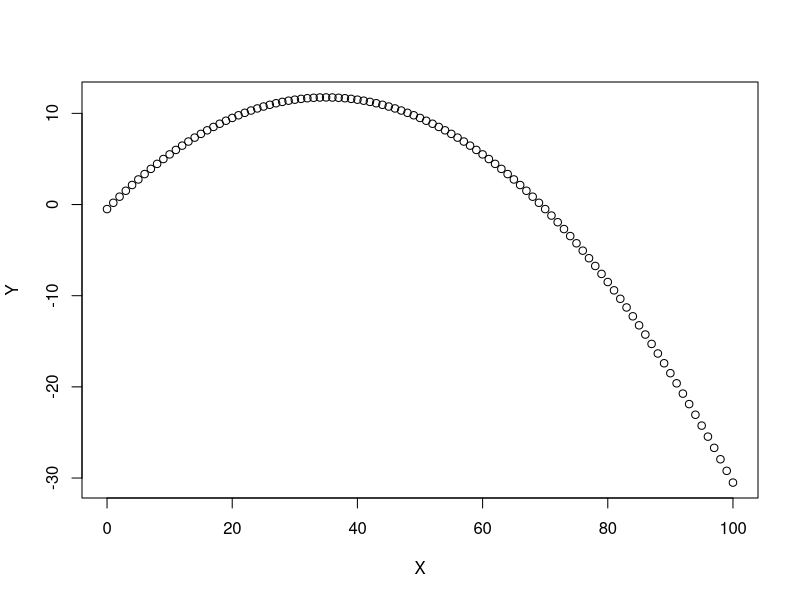
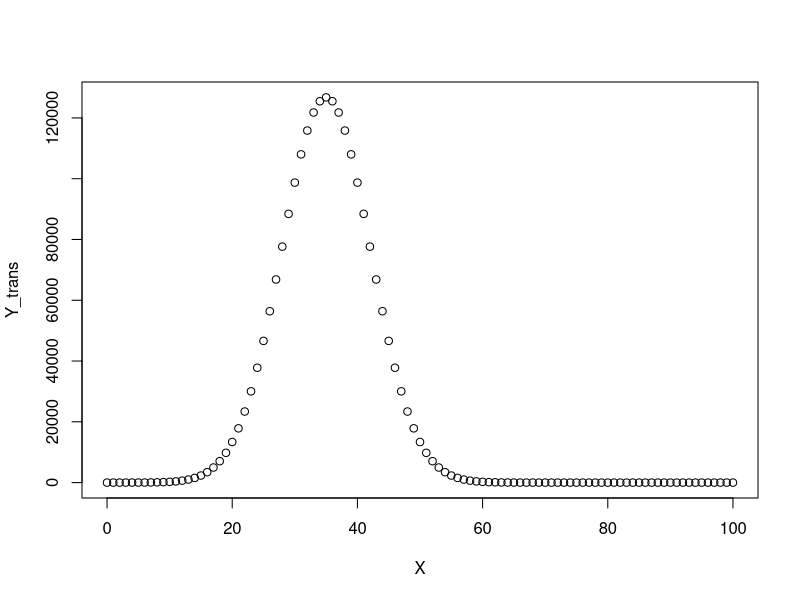
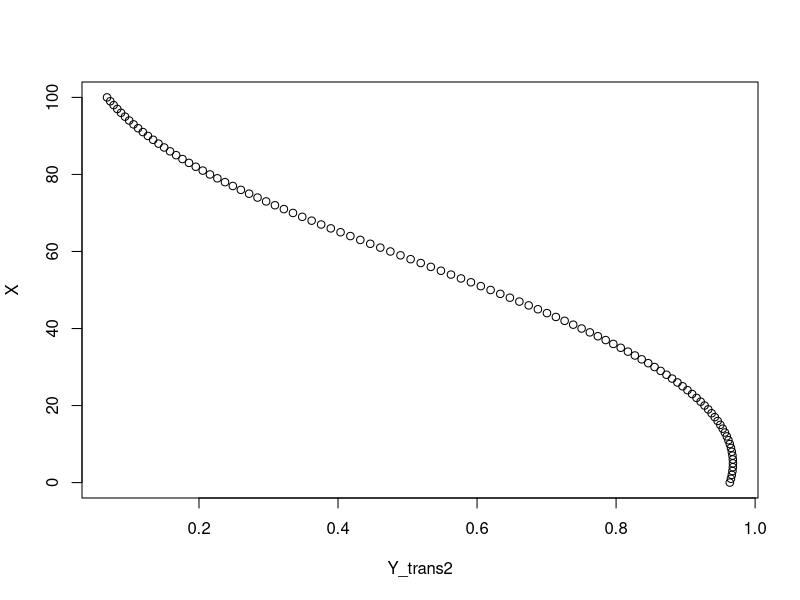
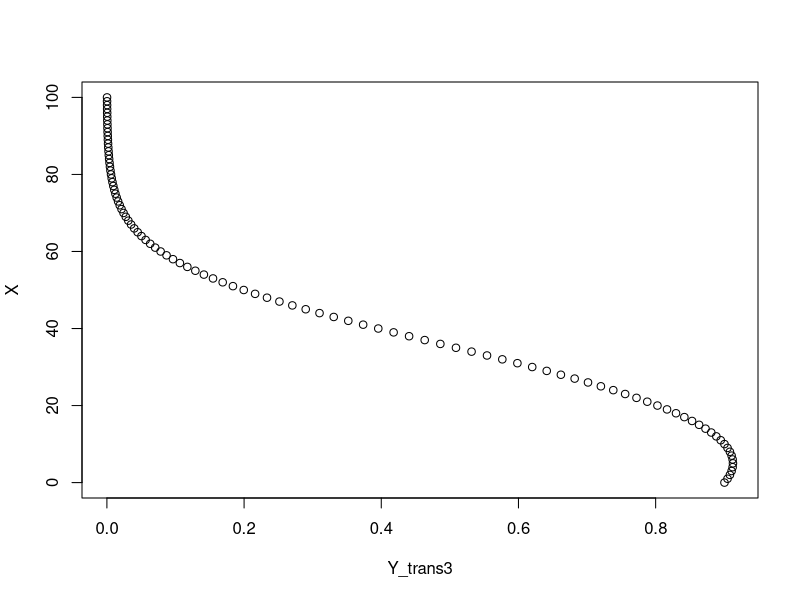
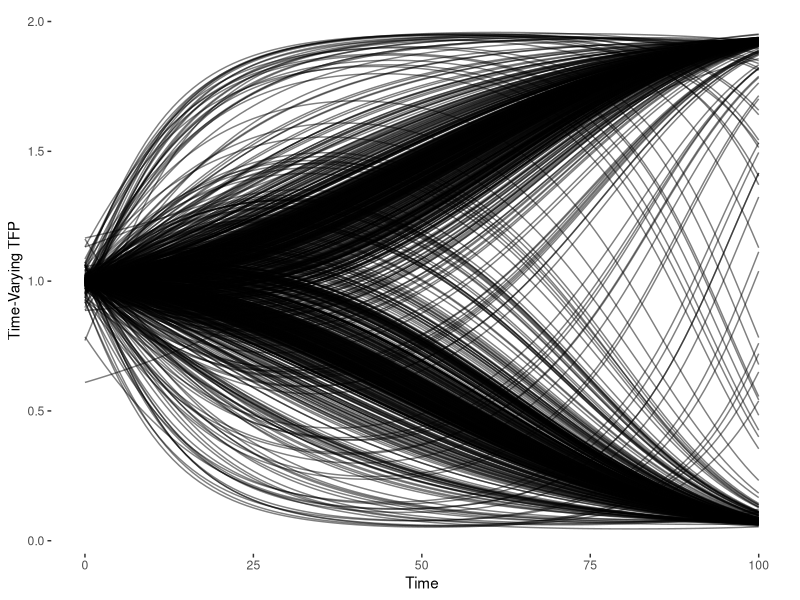
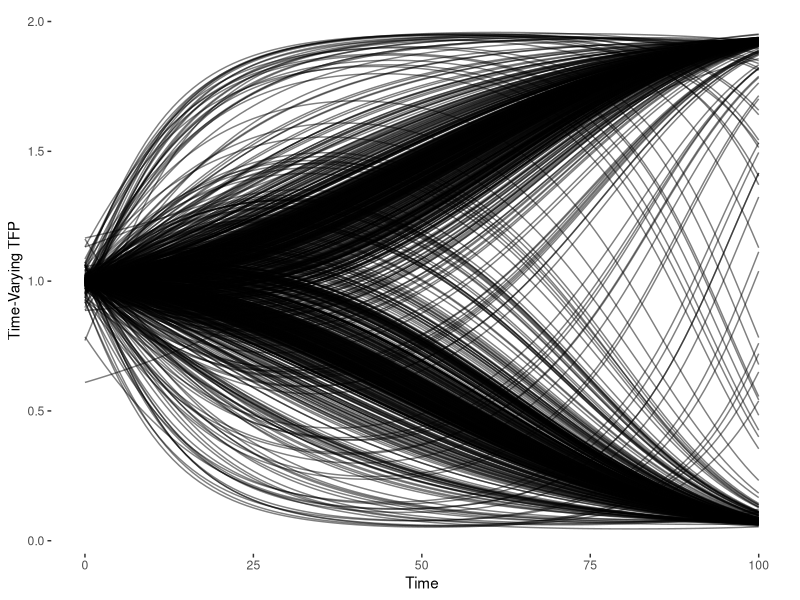

Generate these figures, in order, with R:
# test for how to generate random polynomials

int <- -.5
cov1 <- .7
cov2 <- -.01

X <- 0:100

Y <- int + cov1*X + cov2*(X^2)

Y_trans <- exp(int + cov1*X + cov2*(X^2))

plot(X,Y)

plot(X,Y_trans)

int <- -.2
cov1 <- .01
cov2 <- -.001
X_out <- int + cov1*X + cov2*(X^2)
de_X_out <- X_out/sd(X_out)
Y_trans2 <- 2*plogis(de_X_out)
Y_trans3 <- 2*plogis(X_out)
plot(Y_trans2,X)
plot(Y_trans3,X)

# simulate some of these bad boys
require(dplyr)
all_out <- lapply(1:1000, function(i) {
  int <- runif(1,-.3,.3)
  cov1 <- runif(1,-.3,.3)
  cov2 <- runif(1,-.01,.01)
  
  X_out <- int + cov1*X + cov2*(X^2)
  X_out <- X_out/sd(X_out)
  return(tibble(X=X,
                Y=2*plogis(X_out),
                iter=i))
}) %>% bind_rows

require(ggplot2)

all_out %>% 
  ggplot(aes(y=Y,x=X)) +
  geom_line(aes(group=iter),
            alpha=0.5) +
  xlab("Time") + 
  ylab("Time-Varying TFP") +
  theme(panel.background = element_blank())

ggsave("random_poly.png")
